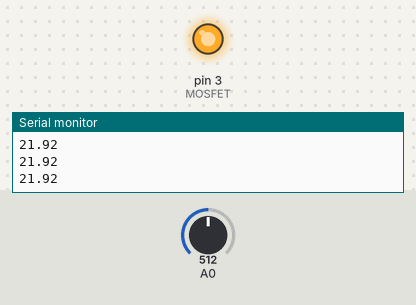
Bench run of a sketch on a simulated Arduino Uno, built with avr-gcc and run on an emulated ATmega328P. Shown: output pins drawn as LEDs (lit = HIGH), the last lines printed to the serial monitor. Inputs (shaded band) come from the test bench; at power-on: A0 = 512.

Above: at 1.2 s.
1.3 s: A0 set to 306
At 2.5 s:
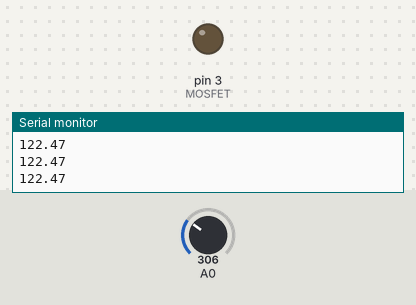
2.8 s: A0 set to 511
At 3.16 s:
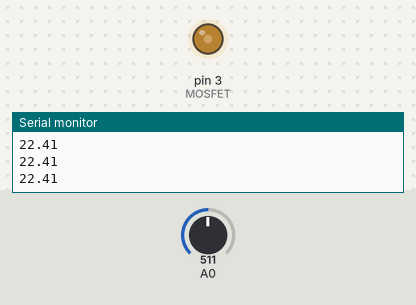
4.9 s: A0 set to 122
At 5.3 s:
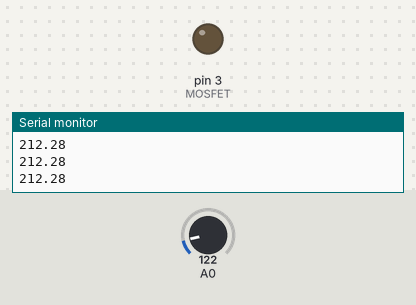
6.4 s: A0 set to 716
At 7.6 s:
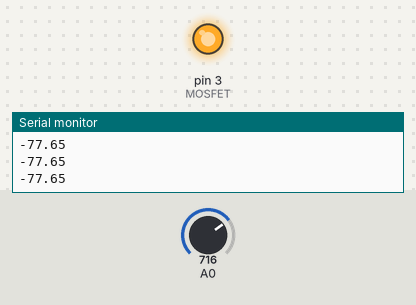
7.9 s: A0 set to 0
At 8.5 s:
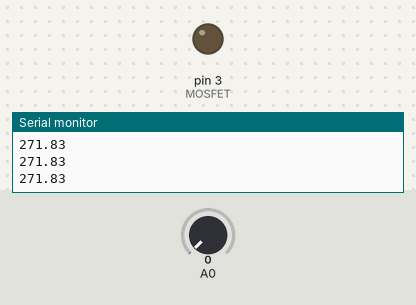
Timing chart, 0 to 10.4 s (numbered marks = the images above; inputs shaded):
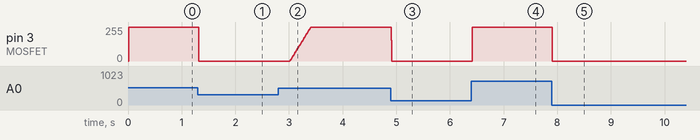

Measured:
- after the input at 1.3 s, pin 3 (MOSFET): 255/255 → 0/255 at once
- after the input at 2.8 s, pin 3 (MOSFET): moves from 0/255 to 255/255 over 0.39 s, starting after 0.22 s
- after the input at 4.9 s, pin 3 (MOSFET): 255/255 → 0/255 at once
- after the input at 6.4 s, pin 3 (MOSFET): 0/255 → 255/255 at once
- after the input at 7.9 s, pin 3 (MOSFET): 255/255 → 0/255 at once

The sketch:

PI-Regler_simpel.ino
```cpp
#define MOSFET 3
float sollWert = 50;
float Kpr = 2;
float Kir = 0.01;

float e, stellWert, x, xSum, eSum, istSchnitt, istWert, pRegler, iRegler;

void setup() {
  Serial.begin(9600);
  pinMode(MOSFET, OUTPUT);
}

void loop() {
  istWert = getMessWert(A0);
  Serial.println(istWert);
  e = -istWert + sollWert;                 //Regelabweichung berechnen
  eSum = eSum + e;                         //Regelabweichungen aufsummieren
  pRegler = Kpr * e;                       //P-Anteil bestimmen
  iRegler = Kir * eSum;                    //I-Anteil bestimmen
  stellWert = pRegler + iRegler;           //Stellwert berechnen mit P-Regler + I-Regler
  stellWert = constrain(stellWert, 0, 9); //Stellwert begrenzen
  stellWert = stellWert / 9 * 255;        //Stellwert umrechnen auf analogen Ausgang
  analogWrite(MOSFET, stellWert);
}


float getMessWert (int port) {
  xSum = 0;
  for (int i = 0; i < 10; i++) {
    x = -0.4881 * analogRead(port) + 271.83;
    xSum += x;
    delay(1);
  }
  istSchnitt = xSum / 10;
  return istSchnitt;
}
```
